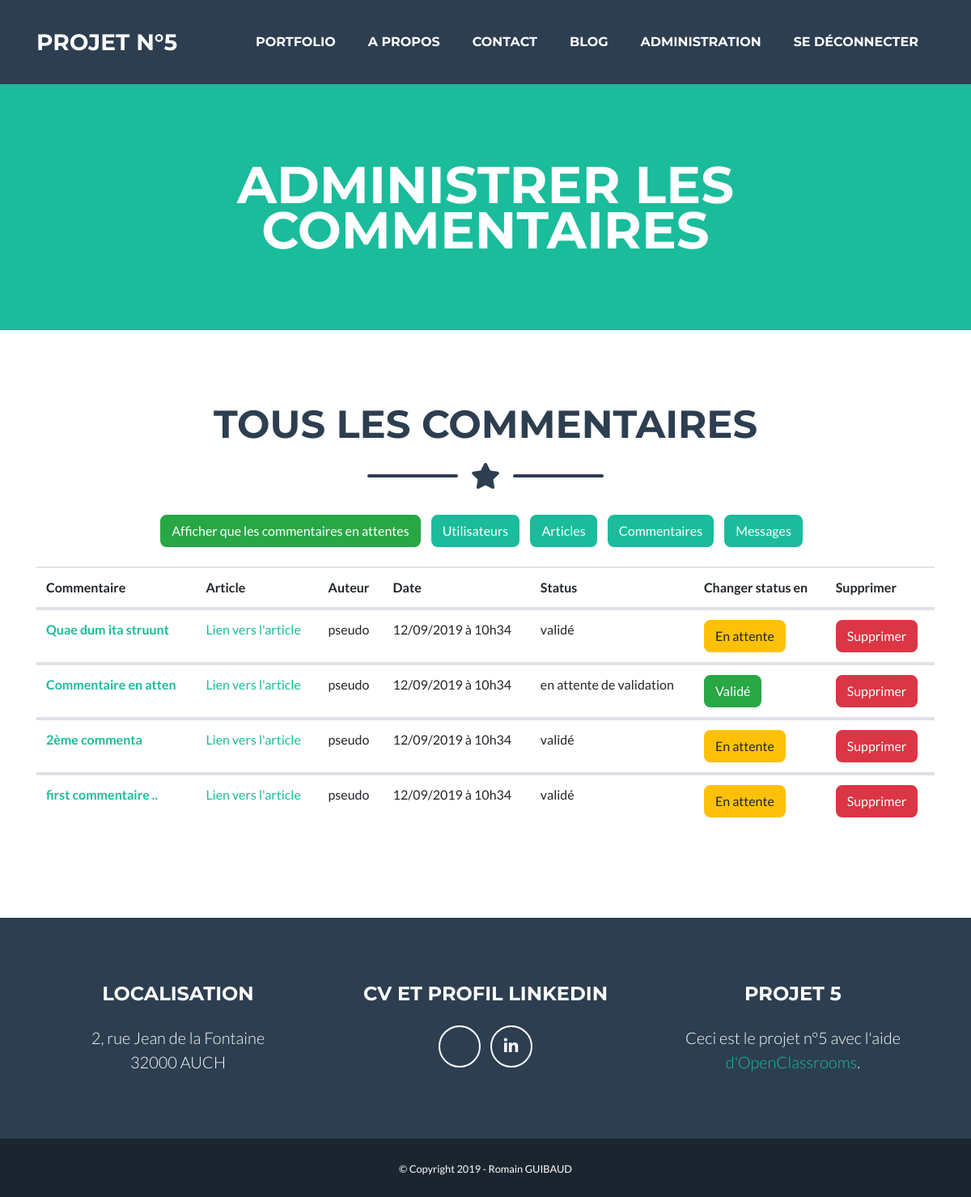
The page /index.php?c=admincomment (signed in) on the database its author committed.
### tables this page shows
CREATE TABLE `comment` (
  `id` int(11) NOT NULL,
  `postid` int(11) NOT NULL,
  `author` varchar(255) NOT NULL,
  `content` text NOT NULL,
  `date` datetime NOT NULL,
  `status` tinyint(1) NOT NULL
);

### controller/ControllerAdminComment.php (called while the page is built, shortened)
<?php
class ControllerAdminComment
{
    private $commentManager;
    public function __construct()
    {
        $this->commentManager = new CommentManager();
        $this->renderview = new ViewManager();
    }
    public function listCommentValidate()
    {
        $comments = $this->commentManager->getList("admin");
        $this->renderview->generateView(array('name' => "AdminComment", 'function' => $comments, 'nameFunction' => 'comments'), 'layoutPageAdmin');
    }
}

### index.php (called while the page is built, shortened)
<?php
$router = new \Projet5\Service\Router;
$router->routerRequest();

### model/Manager.php (called while the page is built, shortened)
<?php
class Manager
{
    protected function dbConnect()
    {
        try {
            $db = new \PDO('mysql:host=localhost;dbname=project5', 'root', '');
        } catch (\PDOException $e) {
            echo 'La connexion a échoué.<br />';
            die;
        }
        return $db;
    }
}

### model/CommentManager.php (called while the page is built, shortened)
<?php
class CommentManager extends Manager
{
    public function getList($status, $postId = null)
    {
        $comment = [];
        switch ($status) {
            case "admin":
                $q = $this->dbConnect()->prepare('SELECT id, postid, author, content, DATE_FORMAT(date, "%d/%m/%Y à %Hh%i") AS date, status FROM comment ORDER BY id desc');
                break;
        }
        $q->execute(array());
        while ($data = $q->fetch(PDO::FETCH_ASSOC)) {
            $comment[] = new Comment($data);
        }
        return $comment;
    }
}

### model/DataManager.php (called while the page is built, shortened)
<?php
class DataManager
{
    protected function hydrate(array $data)
    {
        foreach ($data as $key => $value) {
            $method = 'set' . ucfirst($key);
        }
    }
}

### model/Comment.php (called while the page is built, shortened)
<?php
class Comment extends DataManager
{
    private $_id;
    private $_date;
    private $_status;
    private $_postId;
    private $_author;
    public function id()
    {
        return $this->_id;
    }
    public function content()
    {
        return $this->_content;
    }
    public function date()
    {
        return $this->_date;
    }
    public function status()
    {
        return $this->_status;
    }
    public function postId()
    {
        return $this->_postId;
    }
    public function author()
    {
        return $this->_author;
    }
    public function setId($id)
    {
        $id = (int) $id;
        if ($id > 0) {
            $this->_id = $id;
        }
    }
    public function setContent($content)
    {
        if (is_string($content)) {
            $this->_content = $content;
        }
    }
    public function setDate($date)
    {
        $this->_date = $date;
    }
    public function setStatus($status)
    {
        $status = (int) $status;
        if ($status === 0 || $status === 1) {
            $this->_status = $status;
        }
    }
    public function setPostId($postId)
    {
        $postId = (int) $postId;
        if ($postId > 0) {
            $this->_postId = $postId;
        }
    }
    public function setAuthor($author)
    {
        if (is_string($author)) {
            $this->_author = $author;
        }
    }
}

### view/viewAdminComment.php (the view, shortened to what this page needs)
<?php $this->header = "Administrer les commentaires" ?>
<?php $this->subheader = "Tous les commentaires" ?>
<?php $this->nav = <<<HTML
<a style="margin-right: 10px;" class="btn btn-success" href="index.php?c=admincommentfilter#list">Afficher que les commentaires en attentes</a>
HTML
?>
<div class="container">
    <table class="table">
        <thead>
            <tr>
                <th scope="col">Commentaire</th>
                <th scope="col">Article</th>
                <th scope="col">Auteur</th>
                <th scope="col">Date</th>
                <th scope="col">Status</th>
                <th scope="col">Changer status en</th>
                <th scope="col">Supprimer</th>
            </tr>
        </thead>
        <?php foreach ($comments as $comment) : ?>
            <tbody>
                <tr>
                    <th scope="row"><a href="index.php?c=comment&id=<?= $this->clean($comment->id()); ?>"><?= substr($this->clean($comment->content()), 0, 20) ?></a></th>
                    <td><a href="index.php?p=post&id=<?= $this->clean($comment->postId()); ?>">Lien vers l'article</a></td>
                    <td><?= $this->clean($comment->author()) ?></td>
                    <td><?= $this->clean($comment->date()) ?></td>
                    <td><?= $this->replaceBoolByName($this->clean($comment->status()), "comment") ?></td>
                    <?php if ($this->clean($comment->status()) === "0") : ?>
                        <form class="container" action="index.php?c=unvalidate" method="POST">
                            <td><button class="btn btn-success" type="submit">Validé</button></td>
                        </form>
                    <?php elseif ($this->clean($comment->status()) === "1") : ?>
                        <form class="container" action="index.php?c=validate" method="POST">
                            <td><button class="btn btn-warning" type="submit">En attente</button></td>
                        </form>
                    <?php endif ?>
                    <form class="container" action="index.php?c=delete" method="POST">
                        <td><button class="btn btn-danger" type="submit">Supprimer</button></td>
                    </form>
                </tr>
            <?php endforeach; ?>
    </table>
</div>
</section>

### view/layoutPageAdmin.php (shortened to what this page needs)
<!DOCTYPE html>
<html lang="en">
<head>
  <link href="public/vendor/fontawesome-free/css/all.min.css" rel="stylesheet" type="text/css">
  <?php $file = 'public' . DIRECTORY_SEPARATOR . 'css' . DIRECTORY_SEPARATOR . 'freelancer.min.css'; ?>
  <link href="<?= $file ?>" rel="stylesheet">
</head>
<body id="page-top">
  <nav class="navbar navbar-expand-lg bg-secondary text-uppercase fixed-top" id="mainNav">
    <div class="container">
      <a class="navbar-brand js-scroll-trigger" href="index.php">Projet n°5</a>
      <div class="collapse navbar-collapse" id="navbarResponsive">
        <ul class="navbar-nav ml-auto">
          <li class="nav-item mx-0 mx-lg-1">
            <a class="nav-link py-3 px-0 px-lg-3 rounded js-scroll-trigger" href="/projet5/#portfolio">Portfolio</a>
          </li>
          <li class="nav-item mx-0 mx-lg-1">
            <a class="nav-link py-3 px-0 px-lg-3 rounded js-scroll-trigger" href="/projet5/#about">A Propos</a>
          </li>
          <li class="nav-item mx-0 mx-lg-1">
            <a class="nav-link py-3 px-0 px-lg-3 rounded js-scroll-trigger" href="/projet5/#contact">Contact</a>
          </li>
          <li class="nav-item mx-0 mx-lg-1">
            <a class="nav-link py-3 px-0 px-lg-3 rounded js-scroll-trigger" href="index.php?p=listpost">Blog</a>
          </li>
          <li class="nav-item mx-0 mx-lg-1">
            <?php if (!empty($_SESSION['user'])) : ?>
              <a class="nav-link py-3 px-0 px-lg-3 rounded js-scroll-trigger" href="index.php?u=logout">Se déconnecter</a>
            <?php elseif (!empty($_SESSION['admin'])) : ?>
              <a class="nav-link py-3 px-0 px-lg-3 rounded js-scroll-trigger" href="index.php?u=admin">Administration</a>
          </li>
          <li class="nav-item mx-0 mx-lg-1">
            <a class="nav-link py-3 px-0 px-lg-3 rounded js-scroll-trigger" href="index.php?u=logout">Se déconnecter</a>
          <?php else : ?>
            <a class="nav-link py-3 px-0 px-lg-3 rounded js-scroll-trigger" href="index.php?u=login">Se connecter</a>
          <?php endif ?>
          </li>
        </ul>
      </div>
    </div>
  </nav>
  <header class="masthead bg-primary text-white text-center">
    <div class="container d-flex align-items-center flex-column">
      <h1 class="masthead-heading text-uppercase mb-0"><?= $header ?></h1>
    </div>
  </header>
  <section id="list" class="page-section">
    <h2 class="page-section-heading text-center text-uppercase text-secondary mb-0"><?= $subheader ?></h2>
    <div class="divider-custom">
      <div class="divider-custom-line"></div>
      <div class="divider-custom-icon">
        <i class="fas fa-star"></i>
      </div>
      <div class="divider-custom-line"></div>
    </div>
    <div class="container">
      <div class="row justify-content-md-center">
        <div class="col-md-auto">
          <?= $nav ?>
          <a style="margin-right: 10px;" class="btn btn-primary" href="index.php?u=adminuser">Utilisateurs</a>
          <a style="margin-right: 10px;" class="btn btn-primary" href="index.php?p=adminpost">Articles</a>
          <a style="margin-right: 10px;" class="btn btn-primary" href="index.php?c=admincommentfilter">Commentaires</a>
          <a style="margin-right: 10px;" class="btn btn-primary" href="index.php?m=listmessage">Messages</a>
        </div>
      </div>
    </div>
    <br>
    <div>
      <?= $content ?>
  <footer class="footer text-center">
    <div class="container">
      <div class="row">
        <div class="col-lg-4 mb-5 mb-lg-0">
          <h4 class="text-uppercase mb-4">Localisation</h4>
          <p class="lead mb-0">2, rue Jean de la Fontaine
            <br>32000 AUCH</p>
        </div>
        <div class="col-lg-4 mb-5 mb-lg-0">
          <h4 class="text-uppercase mb-4">CV et profil LinkedIn</h4>
          <a class="btn btn-outline-light btn-social mx-1" href="#">
          </a>
          <a class="btn btn-outline-light btn-social mx-1" href="#">
            <i class="fab fa-fw fa-linkedin-in"></i>
          </a>
        </div>
        <div class="col-lg-4">
          <h4 class="text-uppercase mb-4">Projet 5</h4>
          <p class="lead mb-0">Ceci est le projet n°5 avec l'aide
            <a href="https://openclassrooms.com/">d'OpenClassrooms</a>.</p>
        </div>
      </div>
    </div>
  </footer>
  <section class="copyright py-4 text-center text-white">
    <div class="container">
      <small>&copy; Copyright 2019 - Romain GUIBAUD </small>
    </div>
  </section>
</body>
</html>

### service/Router.php (shortened to what this page needs)
<?php
class Router
{
	private $ctrlAdminComment;
	public function __construct()
	{
		$this->ctrlAdminComment = new ControllerAdminComment();
	}
	public function routerRequest()
	{
		try {
			if (isset($_GET['c'])) {
				switch ($_GET['c']) {
					case "admincomment":
						$this->ctrlAdminComment->listCommentValidate();
						break;
				}
			}
		} catch (Exception $e) {
			$this->error($e->getMessage());
		}
	}
}

### service/ViewManager.php (shortened to what this page needs)
<?php
class ViewManager
{
    public function generateView($data, $layout)
    {
        if (isset($data["error"])) {
            $view = new View($data["name"], $data["error"]);
        } else {
            $view = new View($data["name"]);
        }
        if (isset($data["function"])) {
            $view->generate(array($data["nameFunction"] => $data["function"]), $layout);
        } else {
            $view->generate(array(), $layout);
        }
    }
}

### view/View.php (shortened to what this page needs)
<?php
class View
{
    private $file;
    private $title;
    private $logo;
    private $header;
    private $subheader;
    private $nav;
    public function __construct($u, $error = null)
    {
        $this->file = "view/view" . $u . ".php";
    }
    public function generate($datas, $layout)
    {
        $content = $this->generateFile($this->file, $datas);
        $view = $this->generateFile(
            "view/$layout.php",
            array(
                'title' => $this->title,
                'logo' => $this->logo,
                'header' => $this->header,
                'subheader' => $this->subheader,
                'nav' => $this->nav,
                'content' => $content,
            )
        );
        echo $view;
    }
    private function generateFile($file, $datas)
    {
        if (file_exists($file)) {
            extract($datas);
            require $file;
            return ob_get_clean();
        } else {
            throw new Exception("Fichier '$file' introuvable");
        }
    }
    private function clean($data)
    {
        return htmlspecialchars($data, ENT_QUOTES, 'UTF-8', false);
    }
    private function replaceBoolByName($data, $function)
    {
        $arrayForSwitch = array($data, $function);
        switch ($arrayForSwitch) {
            case array(0, "comment"):
                return str_replace("0", "en attente de validation", $data);
                break;
            case array(1, "comment"):
                return str_replace("1", "validé", $data);
                break;
        }
    }
}

### rows shown on the page
comment: content "Quae dum ita struunt", author "pseudo", date "12/09/2019 à 10h34", status "validé"
comment: content "Commentaire en atten", author "pseudo", date "12/09/2019 à 10h34", status "en attente de validation"
comment: content "2ème commenta", author "pseudo", date "12/09/2019 à 10h34", status "validé"
comment: content "first commentaire ..", author "pseudo", date "12/09/2019 à 10h34", status "validé"

### other values the page prints
$header "ADMINISTRER LES COMMENTAIRES"
$subheader "TOUS LES COMMENTAIRES"
